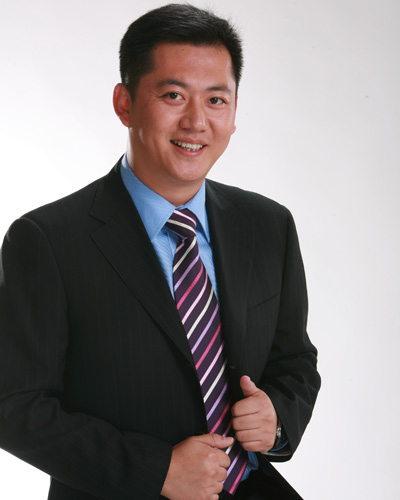
#> input picture 03rgb-gray/1.jpg, 400 x 500 px
$ python opencv.py
#> lines starting #> are read from the running program, lines starting #| are printed output that depends on the picture
import cv2

# 加载灰度图
img = cv2.imread('1.jpg', 0)
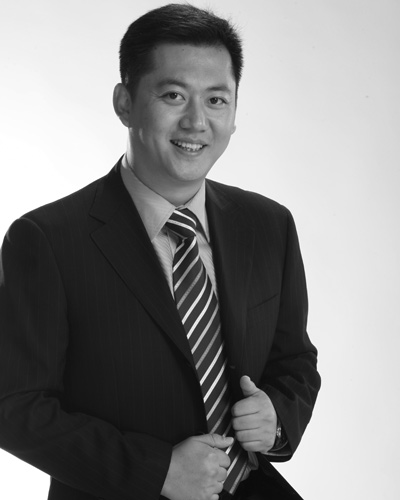
#> img: shape (500, 400); min 7, max 255, mean 134.2
#cv2.imshow('1', img)
#cv2.waitKey(0)
cv2.imwrite('lena_gray.jpg', img)
